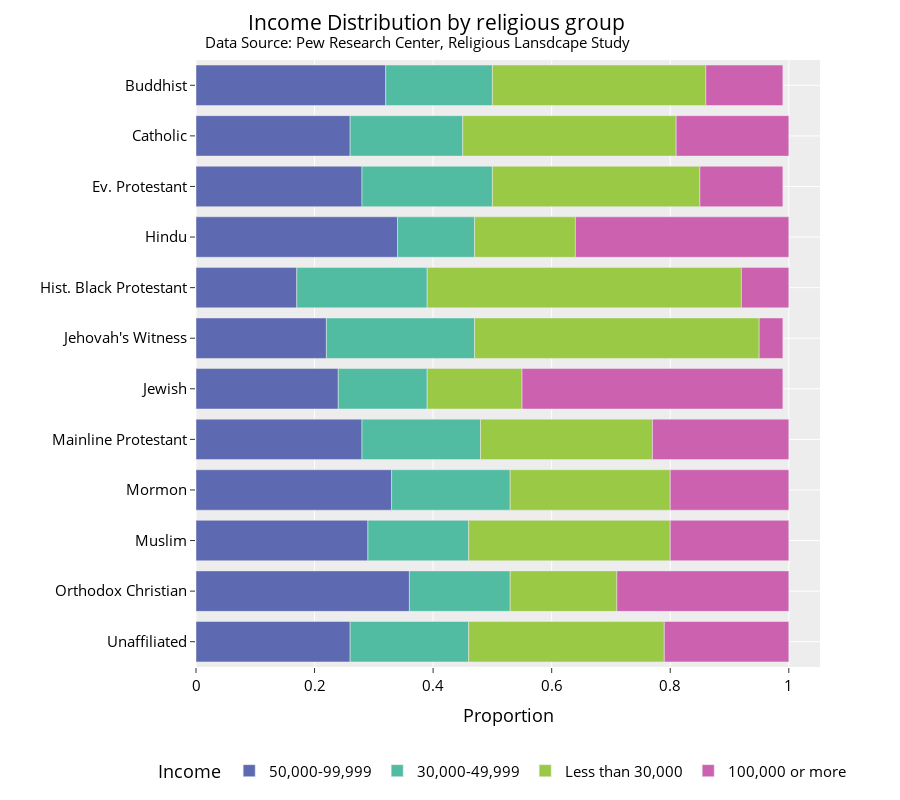

This figure's notebook cell:
### Markdown cell above
## Exercise 1

Make your own version of the plot above. Here are some changes you should try:

* Change the font family - some common fonts to try:
  
        ["Arial",
        "Balto",
        "Courier New",
        "Droid Sans",
        "Droid Serif",
        "Droid Sans Mono",
        "Gravitas One",
        "Old Standard TT",
        "Open Sans",
        "Overpass",
        "PT Sans Narrow",
        "Raleway",
        "Times New Roman"]

* Move the legend to somewhere else.

* Change the template and the color.

* Advanced - look up how you can change the pattern_shape or pattern_shape_sequence.

### Code cell
fig = px.bar(DF_new,
             y='religion',
             x='proportion',
             color='income',
             color_discrete_sequence=px.colors.qualitative.Vivid,
             category_orders={'income' : ['100,00 or more','50,000-99,999', '30,000-49,999','Less than 30,000']})

fig.update_layout(template="ggplot2",
                  title='Income Distribution by religious group <br><sup>Data Source: Pew Research Center, Religious Lansdcape Study</sup>',
                  title_x=0.7,
                  yaxis={'categoryorder': 'category descending'},
                  xaxis_title="Proportion",
                  yaxis_title="",
                  legend_title='Income',
                  legend={'orientation':"h",'yanchor':"bottom",'y':-0.2, 'xanchor':"right",'x':1.05},
                  font={'family':"Open Sans",'size':15,'color':"Black"},
                  autosize=False,
                  width=900,
                  height=800)

fig.show()

### Figure 1 — Plotly figure (JSON) as saved in the notebook; plotly's stock layout.template omitted (floating-point values rounded to 4 significant figures)
{"data": [{"alignmentgroup": "True", "hovertemplate": "income=50,000-99,999<br>proportion=%{x}<br>religion=%{y}<extra></extra>", "legendgroup": "50,000-99,999", "marker": {"color": "rgb(93, 105, 177)", "pattern": {"shape": ""}}, "name": "50,000-99,999", "offsetgroup": "50,000-99,999", "orientation": "h", "showlegend": true, "textposition": "auto", "type": "bar", "x": [0.32, 0.26, 0.28, 0.34, 0.17, 0.22, 0.24, 0.28, 0.33, 0.29, 0.36, 0.26], "xaxis": "x", "y": ["Buddhist", "Catholic", "Ev. Protestant", "Hindu", "Hist. Black Protestant", "Jehovah's Witness", "Jewish", "Mainline Protestant", "Mormon", "Muslim", "Orthodox Christian", "Unaffiliated"], "yaxis": "y"}, {"alignmentgroup": "True", "hovertemplate": "income=30,000-49,999<br>proportion=%{x}<br>religion=%{y}<extra></extra>", "legendgroup": "30,000-49,999", "marker": {"color": "rgb(82, 188, 163)", "pattern": {"shape": ""}}, "name": "30,000-49,999", "offsetgroup": "30,000-49,999", "orientation": "h", "showlegend": true, "textposition": "auto", "type": "bar", "x": [0.18, 0.19, 0.22, 0.13, 0.22, 0.25, 0.15, 0.2, 0.2, 0.17, 0.17, 0.2], "xaxis": "x", "y": ["Buddhist", "Catholic", "Ev. Protestant", "Hindu", "Hist. Black Protestant", "Jehovah's Witness", "Jewish", "Mainline Protestant", "Mormon", "Muslim", "Orthodox Christian", "Unaffiliated"], "yaxis": "y"}, {"alignmentgroup": "True", "hovertemplate": "income=Less than 30,000<br>proportion=%{x}<br>religion=%{y}<extra></extra>", "legendgroup": "Less than 30,000", "marker": {"color": "rgb(153, 201, 69)", "pattern": {"shape": ""}}, "name": "Less than 30,000", "offsetgroup": "Less than 30,000", "orientation": "h", "showlegend": true, "textposition": "auto", "type": "bar", "x": [0.36, 0.36, 0.35, 0.17, 0.53, 0.48, 0.16, 0.29, 0.27, 0.34, 0.18, 0.33], "xaxis": "x", "y": ["Buddhist", "Catholic", "Ev. Protestant", "Hindu", "Hist. Black Protestant", "Jehovah's Witness", "Jewish", "Mainline Protestant", "Mormon", "Muslim", "Orthodox Christian", "Unaffiliated"], "yaxis": "y"}, {"alignmentgroup": "True", "hovertemplate": "income=100,000 or more<br>proportion=%{x}<br>religion=%{y}<extra></extra>", "legendgroup": "100,000 or more", "marker": {"color": "rgb(204, 97, 176)", "pattern": {"shape": ""}}, "name": "100,000 or more", "offsetgroup": "100,000 or more", "orientation": "h", "showlegend": true, "textposition": "auto", "type": "bar", "x": [0.13, 0.19, 0.14, 0.36, 0.08, 0.04, 0.44, 0.23, 0.2, 0.2, 0.29, 0.21], "xaxis": "x", "y": ["Buddhist", "Catholic", "Ev. Protestant", "Hindu", "Hist. Black Protestant", "Jehovah's Witness", "Jewish", "Mainline Protestant", "Mormon", "Muslim", "Orthodox Christian", "Unaffiliated"], "yaxis": "y"}], "layout": {"autosize": false, "barmode": "relative", "font": {"color": "Black", "family": "Open Sans", "size": 15}, "height": 800, "legend": {"orientation": "h", "title": {"text": "Income"}, "tracegroupgap": 0, "x": 1.05, "xanchor": "right", "y": -0.2, "yanchor": "bottom"}, "margin": {"t": 60}, "title": {"text": "Income Distribution by religious group <br><sup>Data Source: Pew Research Center, Religious Lansdcape Study</sup>", "x": 0.7}, "width": 900, "xaxis": {"anchor": "y", "autorange": true, "domain": [0, 1], "range": [0, 1.053], "title": {"text": "Proportion"}, "type": "linear"}, "yaxis": {"anchor": "x", "autorange": true, "categoryorder": "category descending", "domain": [0, 1], "range": [-0.5, 11.5], "title": {"text": ""}, "type": "category"}}}
